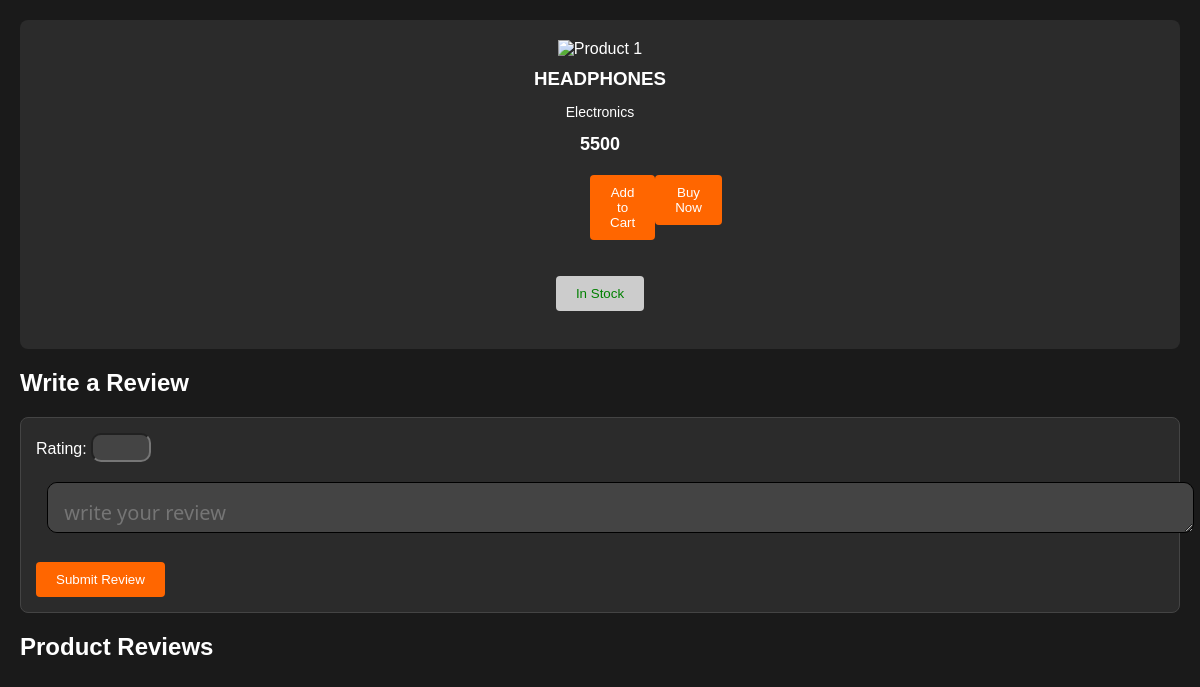
/info/1, run on the app's committed database.
### base/models.py (models this page shows, shortened)
class product(models.Model):
    price = models.BigIntegerField(null=True)
    name = models.CharField(null=True, max_length=50)
    type = models.ForeignKey(category,null =True,on_delete=models.CASCADE)
    for_sale =models.PositiveIntegerField(null = True)
    created_at = models.DateTimeField(default=timezone.now)  # Add the created_at field

class category(models.Model):
    name = models.CharField( max_length=50)
    def __str__(self) -> str:
        return self.name

### base/views.py (the view)
# urls.py: path('info/<str:pk>',views.product_info,name='info'),
def product_info(request, pk):
    count = 0
    obj = product.objects.get(id=pk)  # Use the correct Product model
    current_datetime = timezone.now()
    print(current_datetime)
    print(product.created_at, "***********************************")
    two_days_later = current_datetime + datetime.timedelta(days=2)
    if obj.created_at > two_days_later:  # Use obj.created_at to access the creation date
        count = 1
    context = {'J': obj, "count": count}
    return render(request, 'PRODUCT-INFO.html', context)

### Templates/PRODUCT-INFO.html (shortened to what this page needs)
<!DOCTYPE html>
<html lang="en">
<head>
</head>
<body>
    <main>
        <section class="product-display">
            <div class="product-card">
                <img src="product1.jpg" alt="Product 1">
                <h3>{{J.name}}</h3>
                <p>{{J.type}}</p>
                <span class="price">{{J.price}}</span>
            <div class="button-container">
                <form action="{% url 'add_item' J.id %}" method="POST">
                    <button type="submit" class="btn">Add to Cart</button>
                </form>
                <a href="{% url 'buy_item' J.id %}"><button type="submit" class="btn">Buy Now</button></a>
            </div>
                <br>
                <br>
                {% if J.for_sale == 0 %}
            <button class="out-of-sale-btn" disabled>Out of Stock</button>
            <br>
            <br>
            {% else %}
            <button class="in-sale-btn" disabled>In Stock </button>
            <br>
            <br>
            {% endif %}
            </div>
        </section>
    <h2>Write a Review</h2>
    <div class = "review">
    <form action = "{% url 'review' J.id %}" method ="POST">
        <label for="rating">Rating:</label>
        <input type="number" id="rating" name="rating" min="1" max="5" required><br>
        <textarea id="review" name="review" rows="4"placeholder="write your review" required></textarea>
        <button type="submit" class="btns">Submit Review</button>
    </form>
</div>
    <h2>Product Reviews</h2>
    </main>
</body>
</html>

### Templates/PRODUCT-INFO.html (style rules this page uses)
.product-card .button-container { display: flex; padding-left:550px; text-align: center; justify-content:space-between; padding-right:520px; margin-top: 10px; }
body { background-color: #1a1a1a; color: #ffffff; font-family: Arial, sans-serif; margin: 0; padding: 0; }
main { padding: 20px; }
.product-card { background-color: #2b2b2b; padding: 20px; border-radius: 8px; text-align: center; }
.product-card img { max-width: 100%; height: auto; }
.product-card h3 { margin-top: 10px; margin-bottom: 5px; }
.product-card p { font-size: 14px; }
.product-card .price { font-size: 18px; font-weight: bold; }
.product-card .btn { background-color: #ff6600; color: #ffffff; border: none; padding: 10px 20px; border-radius: 4px; cursor: pointer; margin-top: 10px; }
.review { margin-bottom: 20px; border: 1px solid #444444; border-radius: 8px; padding: 15px; background-color: #2b2b2b; }
input { background-color: #444444; font-size: 20px; border-radius: 10px; margin-bottom: 20px; }
textarea { background-color:#444444; width: 1113px; height: 17px; margin-left: 1%; font-size: 20px; padding: 16px 16px; border-radius: 10px; border-color: black; margin-bottom: 25px; font-family: system-ui, -apple-system, BlinkMacSystemFont, 'Segoe UI', Roboto, Oxygen, Ubuntu, Cantarell, 'Open Sans', 'Helvetica Neue', sans-serif; }
.btns { background-color: #ff6600; border-radius: 4px; background-color: #ff6600; color: #ffffff; border: none; padding: 10px 20px; border-radius: 4px; cursor: pointer; }
.in-sale-btn { background-color: #ccc; color: green; border: none; padding: 10px 20px; border-radius: 4px; cursor: not-allowed; }

### data on the page
product: name "HEADPHONES", type "Electronics", price "5500"
